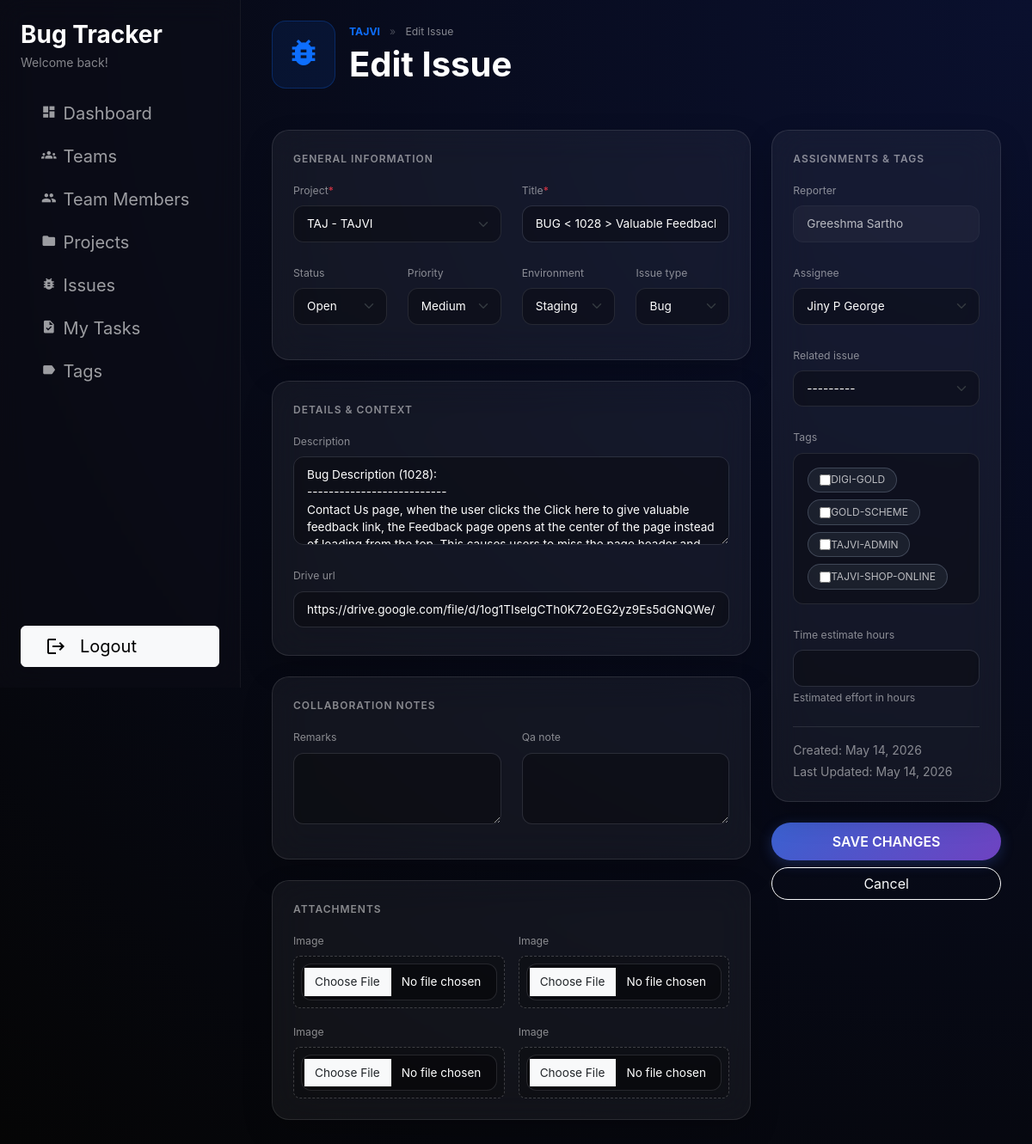
The app's page /issues/68/edit/ (signed in), older data.
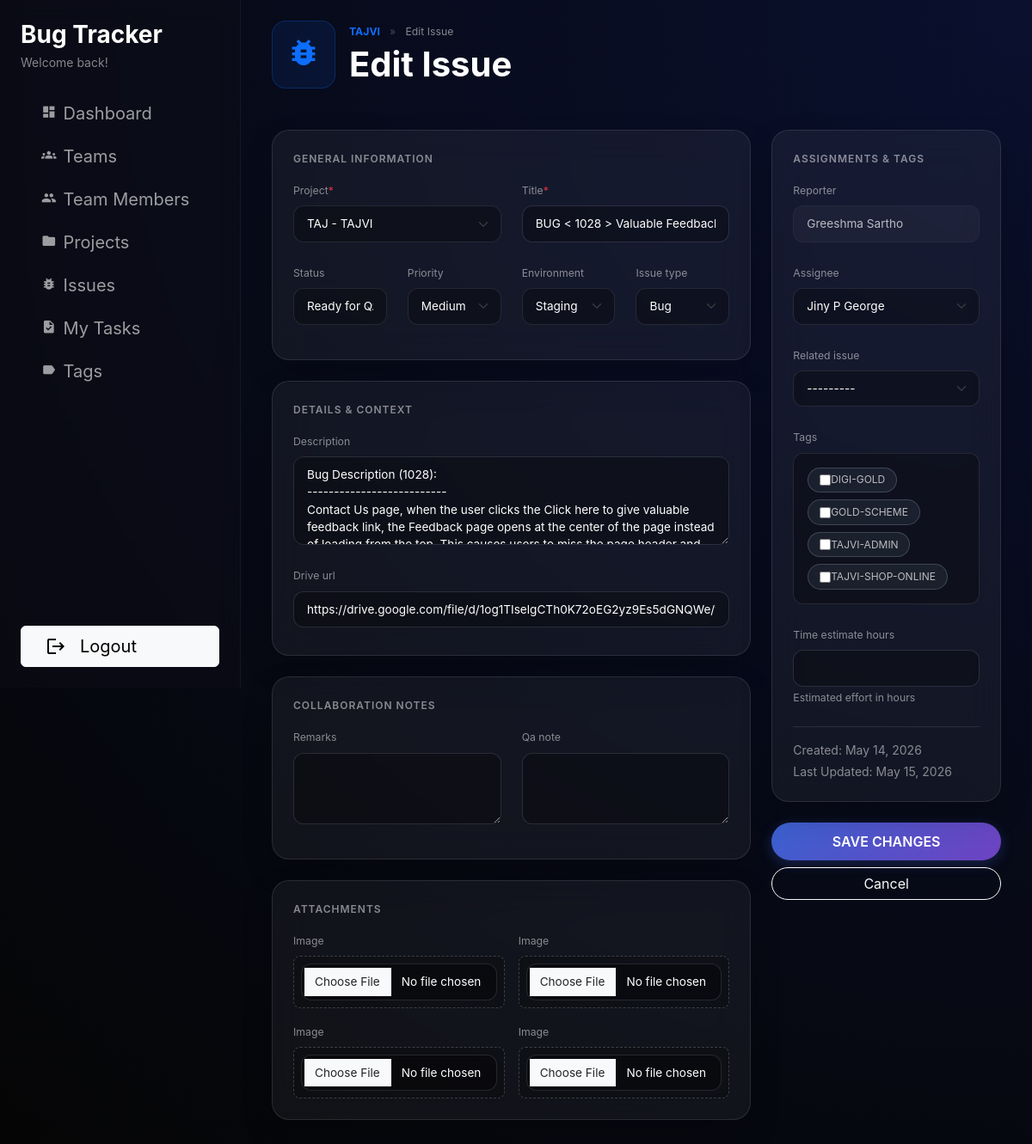
The same page, newer data.
### issues/models.py (models this page shows, shortened)
class Issue(models.Model):
    project = models.ForeignKey(
        Project,
        on_delete=models.CASCADE,
        related_name='issues',
    )
    title = models.CharField(max_length=255)
    description = models.TextField(blank=True)
    issue_type = models.CharField(
        max_length=20,
        choices=IssueTypeChoices.choices,
        default=IssueTypeChoices.TASK,
    )
    drive_url = models.CharField(max_length=500,
        null=True,
        blank=True
        )
    reporter = models.ForeignKey(
        settings.AUTH_USER_MODEL,
        on_delete=models.SET_NULL,
        null=True,
        blank=True,
        related_name='reported_issues',
    )
    assignee = models.ForeignKey(
        settings.AUTH_USER_MODEL,
        on_delete=models.SET_NULL,
        null=True,
        blank=True,
        related_name='assigned_issues',
    )
    priority = models.CharField(
        max_length=20,
        choices=IssuePriorityChoices.choices,
        default=IssuePriorityChoices.MEDIUM,
    )
    environment = models.CharField(
        max_length=20,
        choices=IssueEnvironmentChoices.choices,
        default=IssueEnvironmentChoices.STAGING,
    )
    status = models.CharField(
        max_length=20,
        choices=IssueStatusChoices.choices,
        default=IssueStatusChoices.OPEN,
    )
    time_estimate_hours = models.DecimalField(
        max_digits=6,
        decimal_places=2,
        null=True,
        blank=True,
        help_text='Estimated effort in hours',
    )
    related_issue = models.ForeignKey(
        'self',
        on_delete=models.SET_NULL,
        null=True,
        blank=True,
        related_name='related_issues',
        help_text='Optional related or parent issue',
        limit_choices_to={'issue_type': IssueTypeChoices.TASK},  # optional extra safety
    )
    tags = models.ManyToManyField(
        'Tag',
        related_name='issues',
        blank=True,
        help_text='Tags used to classify this issue',
    )
    remarks = models.TextField(blank=True)
    qa_note = models.TextField(blank=True)
    image_1 = CloudinaryField('image', null=True, blank=True)
    image_2 = CloudinaryField('image', null=True, blank=True)
    image_3 = CloudinaryField('image', null=True, blank=True)
    image_4 = CloudinaryField('image', null=True, blank=True)
    created_by = models.ForeignKey(
        settings.AUTH_USER_MODEL,
        on_delete=models.SET_NULL,
        null=True,
        blank=True,
        related_name='created_issues',
    )
    created_at = models.DateTimeField(auto_now_add=True)
    updated_at = models.DateTimeField(auto_now=True)
    class Meta:
        ordering = ['-created_at']
    def __str__(self):
        return self.title

### issues/views.py (the view, shortened to what this page needs)
# urls.py: path('issues/<int:pk>/edit/', IssueUpdateView.as_view(), name='issue_update'),
class IssueUpdateView(LoginRequiredMixin, View):
    def get(self, request, pk):
        issue = get_object_or_404(Issue, pk=pk)
        form = IssueForm(instance=issue)
        form.fields['reporter'].widget.attrs['readonly'] = True
        return render(
            request,
            'issues/issue_form.html',
            {
                'form': form,
                'project': issue.project,
                'issue': issue,
            },
        )

### issues/choices.py (called while the page is built)
    def label_from_instance(self, obj):
        return obj.get_full_name() or obj.username

### issues/models.py (called while the page is built)
    def __str__(self):
        if self.code:
            return f'{self.code} - {self.name}'
        return self.name

    def __str__(self):
        return self.name

### templates/issues/issue_form.html (shortened to what the changed rows need)
{% extends "users/index.html" %}
{% block dashboard_content %}
{% block page_header %}
<div class="row mb-5">
    <div class="col d-flex align-items-center">
        <div>
            <h1 class="text-white fw-bold mb-0">{% if issue %}Edit Issue{% else %}New Issue{% endif %}</h1>
        </div>
    </div>
</div>
{% endblock %}
{% block content %}
<form method="post" enctype="multipart/form-data" novalidate>
    <div class="row g-4">
        <div class="col-lg-8">
            <div class="glass-card p-4 mb-4">
                <div class="row">
                    <div class="col-md-6 mb-3">
                        {% with field=form.project %}
                            <label class="form-label text-white-50 small" for="{{ field.id_for_label }}">
                                {{ field.label }}{% if field.field.required %}<span class="text-danger">*</span>{% endif %}
                            </label>
                            {{ field }}
                        {% endwith %}
                    </div>
                    <div class="col-md-6 mb-3">
                        {% with field=form.title %}
                            <label class="form-label text-white-50 small" for="{{ field.id_for_label }}">
                                {{ field.label }}{% if field.field.required %}<span class="text-danger">*</span>{% endif %}
                            </label>
                            {{ field }}
                        {% endwith %}
                    </div>
                </div>
                <div class="row mt-2">
                    <div class="col-md-3 mb-3">
                        {% with field=form.status %}
                            <label class="form-label text-white-50 small" for="{{ field.id_for_label }}">{{ field.label }}</label>
                            {{ field }}
                        {% endwith %}
                    </div>
                    <div class="col-md-3 mb-3">
                        {% with field=form.priority %}
                            <label class="form-label text-white-50 small" for="{{ field.id_for_label }}">{{ field.label }}</label>
                            {{ field }}
                        {% endwith %}
                    </div>
                    <div class="col-md-3 mb-3">
                        {% with field=form.environment %}
                            <label class="form-label text-white-50 small" for="{{ field.id_for_label }}">{{ field.label }}</label>
                            {{ field }}
                        {% endwith %}
                    </div>
                    <div class="col-md-3 mb-3">
                        {% with field=form.issue_type %}
                            <label class="form-label text-white-50 small" for="{{ field.id_for_label }}">{{ field.label }}</label>
                            {{ field }}
                        {% endwith %}
                    </div>
                </div>
            </div>
            <div class="glass-card p-4 mb-4">
                <div class="mb-4">
                    {% with field=form.description %}
                        <label class="form-label text-white-50 small" for="{{ field.id_for_label }}">{{ field.label }}</label>
                        {{ field }}
                    {% endwith %}
                </div>
                <div class="mb-2">
                    {% with field=form.drive_url %}
                        <label class="form-label text-white-50 small" for="{{ field.id_for_label }}">{{ field.label }}</label>
                        {{ field }}
                    {% endwith %}
                </div>
            </div>
            <div class="glass-card p-4 mb-4">
                <div class="row">
                    <div class="col-md-6 mb-3">
                        {% with field=form.remarks %}
                            <label class="form-label text-white-50 small" for="{{ field.id_for_label }}">{{ field.label }}</label>
                            {{ field }}
                        {% endwith %}
                    </div>
                    <div class="col-md-6 mb-3">
                        {% with field=form.qa_note %}
                            <label class="form-label text-white-50 small" for="{{ field.id_for_label }}">{{ field.label }}</label>
                            {{ field }}
                        {% endwith %}
                    </div>
                </div>
            </div>
            <div class="glass-card p-4 mb-4">
                <div class="row g-3">
                    {% for field in form %}
                        {% if "image" in field.name %}
                        <div class="col-md-6">
                            <label class="form-label text-white-50 small">{{ field.label }}</label>
                            <div class="p-2 rounded-3" style="background: rgba(0,0,0,0.2); border: 1px dashed rgba(255,255,255,0.2);">
                                {{ field }}
                            </div>
                        </div>
                        {% endif %}
                    {% endfor %}
                </div>
            </div>
        </div>
        <div class="col-lg-4">
            <div class="glass-card p-4 mb-4">
                <div class="mb-4">
                    {% with field=form.assignee %}
                        <label class="form-label text-white-50 small" for="{{ field.id_for_label }}">{{ field.label }}</label>
                        {{ field }}
                    {% endwith %}
                </div>
                <div class="mb-4">
                    {% with field=form.related_issue %}
                        <label class="form-label text-white-50 small" for="{{ field.id_for_label }}">Related issue</label>
                        {{ field }}
                    {% endwith %}
                </div>
                <div class="mb-0">
                    {% with field=form.time_estimate_hours %}
                        <label class="form-label text-white-50 small" for="{{ field.id_for_label }}">{{ field.label }}</label>
                        {{ field }}
                        {% if field.help_text %}<div class="form-text text-white-50 smaller">{{ field.help_text }}</div>{% endif %}
                    {% endwith %}
                </div>
                {% if issue %}
                    <div class="mt-4 pt-3 border-top border-white border-opacity-10">
                        <p class="mb-1 text-white-50 smaller">Created: {{ issue.created_at|date:"M d, Y" }}</p>
                        <p class="mb-0 text-white-50 smaller">Last Updated: {{ issue.updated_at|date:"M d, Y" }}</p>
                    </div>
                {% endif %}
            </div>
        </div>
    </div>
</form>
{% endblock %}
{% endblock %}

Row changes from the older to the newer data that the page shows:
changed Issue "TAJ - TAJVI": status "Open" → "Ready for QA"; updated_at "May 14, 2026" → "May 15, 2026"
